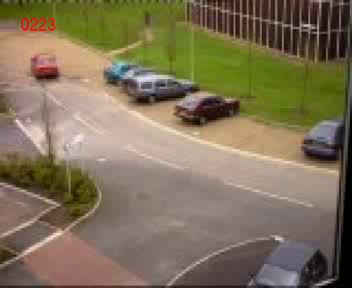
#> input picture frame 52 of positiontracking/MFTracker/mftracker/examples/inputcar.avi, 352 x 288 px, given in place of 221.h264, which was not available
$ python videostitching.py   (Python 2 division)   (older library calls are emulated)
#> lines starting #> are read from the running program, lines starting #| are printed output that depends on the picture
### Image Stitching/videostitchutils.py
import numpy as np
from datetime import timedelta

# [8 lines left out: function load_timestamps, not called in this run]


def getStitchedImage(image1, image2, image3, image4, image5, image6, image7, image8):
    return image1+image2+image3+image4+image5+image6+image7+image8

### Image Stitching/videostitching.py
import cv2
import numpy as np
import time
from videostitchutils import load_timestamps, getStitchedImage

#width and height of output video
WIDTH = 640
HEIGHT = 480

# Define the codec and create VideoWriter object
fourcc = cv2.cv.CV_FOURCC(*'mp4v')
output = cv2.VideoWriter('output.avi',fourcc, 30.0, (WIDTH,HEIGHT))

#define all camera video files
CAMERA_1_VIDEO_FILE = '221.h264'
CAMERA_2_VIDEO_FILE = '222.h264'
CAMERA_3_VIDEO_FILE = '223.h264'
CAMERA_4_VIDEO_FILE = '224.h264'
CAMERA_5_VIDEO_FILE = '225.h264'
CAMERA_6_VIDEO_FILE = '226.h264'
CAMERA_7_VIDEO_FILE = '227.h264'
CAMERA_8_VIDEO_FILE = '228.h264'

#camera capture objects to load the video files
print "Loading all video files...\n"
capture_CAM1 = cv2.VideoCapture(CAMERA_1_VIDEO_FILE)
capture_CAM2 = cv2.VideoCapture(CAMERA_2_VIDEO_FILE)
capture_CAM3 = cv2.VideoCapture(CAMERA_3_VIDEO_FILE)
capture_CAM4 = cv2.VideoCapture(CAMERA_4_VIDEO_FILE)
capture_CAM5 = cv2.VideoCapture(CAMERA_5_VIDEO_FILE)
capture_CAM6 = cv2.VideoCapture(CAMERA_6_VIDEO_FILE)
capture_CAM7 = cv2.VideoCapture(CAMERA_7_VIDEO_FILE)
capture_CAM8 = cv2.VideoCapture(CAMERA_8_VIDEO_FILE)

print "All video files loaded\n"

#go through each camera frame by frame
while True:
    #fetch the current frame for each camera
    ret, camera1_frame = capture_CAM1.read()
#> camera1_frame is the input picture: shape (288, 352, 3); mean B, G, R 88.6, 114, 128.1
    ret, camera2_frame = capture_CAM2.read()
    ret, camera3_frame = capture_CAM3.read()
    ret, camera4_frame = capture_CAM4.read()
    ret, camera5_frame = capture_CAM5.read()
    ret, camera6_frame = capture_CAM6.read()
    ret, camera7_frame = capture_CAM7.read()
    ret, camera8_frame = capture_CAM8.read()

    #if any of the frame is None i.e. the video has reached its end, stop the recording
    if (camera1_frame is None) or (camera2_frame is None) or (camera3_frame is None) or (camera4_frame is None) or (camera5_frame is None) or (camera6_frame is None) or (camera7_frame is None) or (camera8_frame is None):
        print "end of video!"
        break

    #get the final stitched image from all cameras
    finalStitchedImage = getStitchedImage(camera1_frame, camera2_frame, camera3_frame, camera4_frame, camera5_frame, camera6_frame, camera7_frame, camera8_frame)
#> in getStitchedImage, `return image1+image2+image3+image4+image5+image6+image7+image8`:
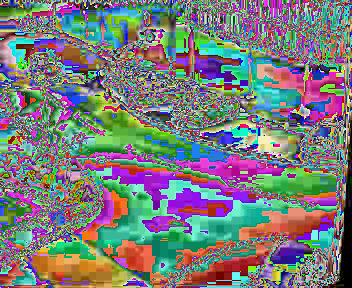
#> returned value: shape (288, 352, 3); mean of channels 0, 1, 2 122.6, 123.7, 120.9; drawn as B, G, R
    #write the fetched stitched image to the output object
    output.write(finalStitchedImage)

#close everything after the work is done
capture_CAM1.release()
capture_CAM2.release()
capture_CAM3.release()
capture_CAM4.release()
capture_CAM5.release()
capture_CAM6.release()
capture_CAM7.release()
capture_CAM8.release()
output.release()
cv2.destroyAllWindows()

$ run again, starting later in the video
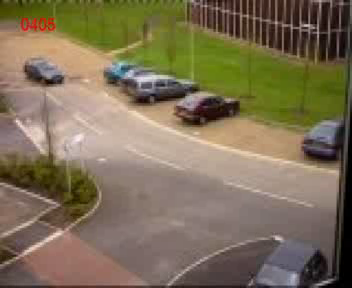
#> input picture frame 234 of positiontracking/MFTracker/mftracker/examples/inputcar.avi, 352 x 288 px, given in place of 221.h264, which was not available
#> camera1_frame is the input picture: shape (288, 352, 3); mean B, G, R 86.7, 111.7, 125.6
#> in getStitchedImage, `return image1+image2+image3+image4+image5+image6+image7+image8`:
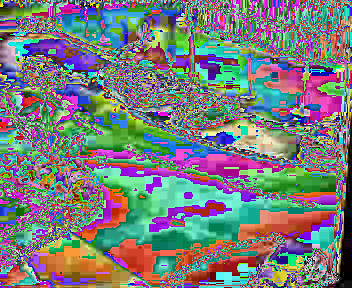
#> returned value: shape (288, 352, 3); mean of channels 0, 1, 2 123.7, 124.4, 120.3; drawn as B, G, R

$ run again, starting later in the video
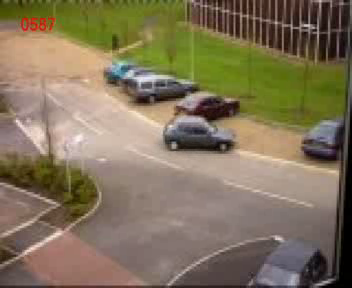
#> input picture frame 416 of positiontracking/MFTracker/mftracker/examples/inputcar.avi, 352 x 288 px, given in place of 221.h264, which was not available
#> camera1_frame is the input picture: shape (288, 352, 3); mean B, G, R 90.4, 115.7, 129.3
#> in getStitchedImage, `return image1+image2+image3+image4+image5+image6+image7+image8`:
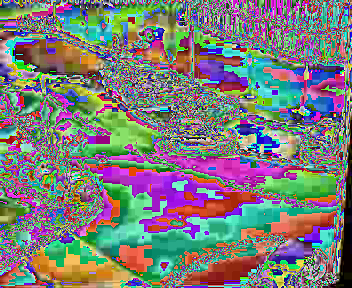
#> returned value: shape (288, 352, 3); mean of channels 0, 1, 2 121.6, 123.6, 123.1; drawn as B, G, R
